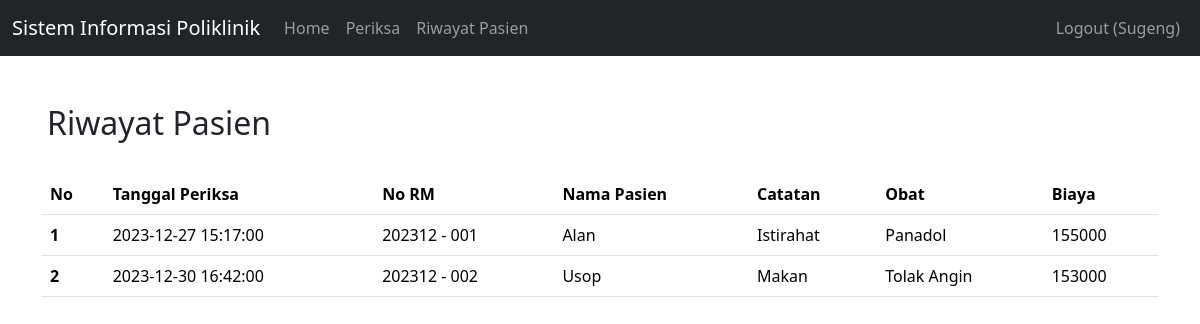
The page /index.php?page=riwayatPasien (signed in) on the database as committed earlier.
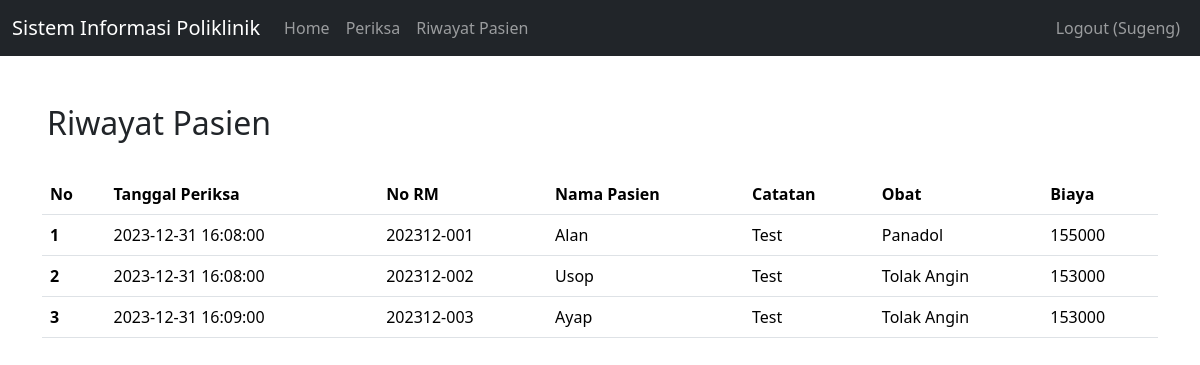
The same page on the database as committed later.
### tables this page shows
CREATE TABLE `daftar_poli` (
  `id` int(11) NOT NULL,
  `id_pasien` int(11) NOT NULL,
  `id_jadwal` int(11) NOT NULL,
  `keluhan` text NOT NULL,
  `no_antrian` int(11) NOT NULL
);

CREATE TABLE `periksa` (
  `id` int(11) NOT NULL,
  `id_daftar_poli` int(11) NOT NULL,
  `tgl_periksa` datetime NOT NULL,
  `catatan` text NOT NULL,
  `biaya_periksa` int(11) NOT NULL
);

CREATE TABLE `pasien` (
  `id` int(11) NOT NULL,
  `nama` varchar(255) NOT NULL,
  `alamat` varchar(255) NOT NULL,
  `no_ktp` varchar(255) NOT NULL,
  `no_hp` varchar(50) NOT NULL,
  `no_rm` varchar(25) NOT NULL
);

CREATE TABLE `obat` (
  `id` int(11) NOT NULL,
  `nama_obat` varchar(50) NOT NULL,
  `kemasan` varchar(35) NOT NULL,
  `harga` int(11) NOT NULL
);

### riwayatPasien.php (the view, shortened to what this page needs)
<h2 class="row mt-5" style="margin-left: 5px">Riwayat Pasien</h2>
<br>
<table class="table table-hover">
    <thead>
        <tr>
            <th scope="col">No</th>
            <th scope="col">Tanggal Periksa</th>
            <th scope="col">No RM</th>
            <th scope="col">Nama Pasien</th>
            <th scope="col">Catatan</th>
            <th scope="col">Obat</th>
            <th scope="col">Biaya</th>
        </tr>
    </thead>
    <tbody>
        <?php
        $result = mysqli_query($mysqli, "SELECT periksa.*, pasien.nama AS nama_pasien, pasien.no_rm AS no_rm,
        obat.nama_obat AS nama_obat, detail_periksa.id_obat AS id_obat, daftar_poli.id AS id_dapol FROM daftar_poli,
         detail_periksa, pasien, obat INNER JOIN periksa WHERE pasien.id = daftar_poli.id_pasien &&
         detail_periksa.id_obat = obat.id && periksa.id_daftar_poli = daftar_poli.id && periksa.id = detail_periksa.id_periksa");
        $no = 1;
        while ($data = mysqli_fetch_array($result)) {
        ?>
            <tr>
                <th scope="row"><?php echo $no++ ?></th>
                <td><?php echo $data['tgl_periksa'] ?></td>
                <td><?php echo $data['no_rm'] ?></td>
                <td><?php echo $data['nama_pasien'] ?></td>
                <td><?php echo $data['catatan'] ?></td>
                <td><?php echo $data['nama_obat'] ?></td>
                <td><?php echo $data['biaya_periksa'] ?></td>
            </tr>
        <?php
        }
        ?>
    </tbody>
</table>

Rows that differ between the two databases and show on the page:
changed through a linked row, daftar_poli "Alan": periksa.tgl_periksa "2023-12-27 15:17:00" → "2023-12-31 16:08:00"; id_pasien.no_rm "202312 - 001" → "202312-001"; periksa.catatan "Istirahat" → "Test"
changed through a linked row, daftar_poli "Usop": periksa.tgl_periksa "2023-12-30 16:42:00" → "2023-12-31 16:08:00"; id_pasien.no_rm "202312 - 002" → "202312-002"; periksa.catatan "Makan" → "Test"
added daftar_poli: periksa.tgl_periksa "2023-12-31 16:09:00", id_pasien.no_rm "202312-003", id_pasien.nama "Ayap", periksa.catatan "Test", obat.nama_obat "Tolak Angin", periksa.biaya_periksa "153000"
